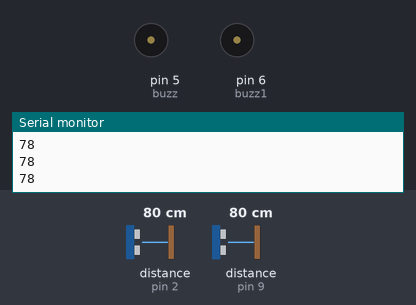
A sketch run on a simulated Arduino Uno, built with avr-gcc and run on an emulated ATmega328P. Parts: buzzer (waves = sounding, pin HIGH), the last lines printed to the serial monitor. Wiring (inferred from the names in the program): 2 × ultrasonic range finder: trigger pin 3, echo pin 2 / trigger pin 10, echo pin 9. The inputs (shaded band) are chosen by the test bench; at power-on: distance to the obstacle (sensors on pin 2, pin 9) 80 cm. The echo pulse lasts 58.3 µs per cm; pins used as bus, display or sensor lines are not drawn.

Above: at 1.2 s.
1.3 s: distance to the obstacle (sensor on pin 2) set to 34 cm
2.8 s: distance to the obstacle (sensor on pin 2) set to 27 cm
At 3.4 s:
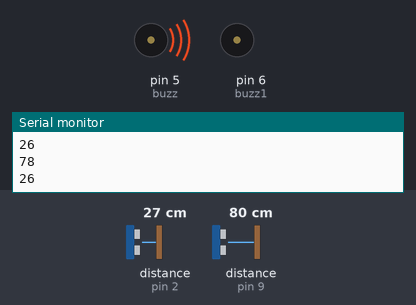
4.5 s: distance to the obstacle (sensor on pin 9) set to 24 cm
6.0 s: distance to the obstacle (sensor on pin 9) set to 19 cm
At 6.5 s:
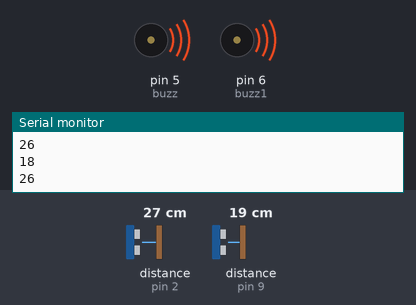
7.7 s: distance to the obstacle (sensor on pin 2) set to 35 cm
At 9.1 s:
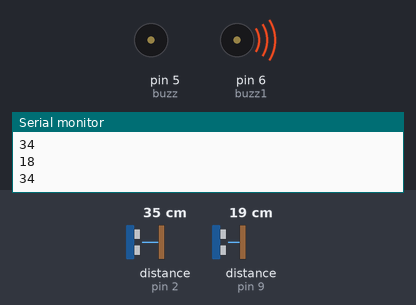
9.4 s: distance to the obstacle (sensor on pin 2) set to 2 cm
At 10.4 s:
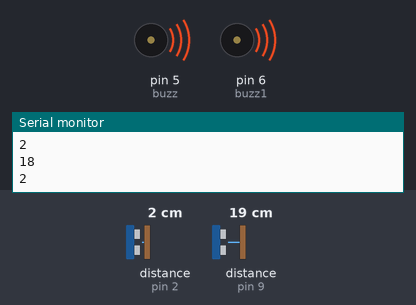
Timing chart, 0 to 12.0 s (numbered marks = the images above; inputs shaded):
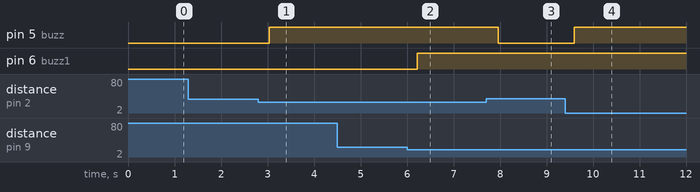

The sketch:

sketch_aug26a.ino
```cpp
#include <SoftwareSerial.h>
const int echoPin =2 ; // Echo Pin of Ultrasonic Sensor
const int pingPin = 3; // Trigger Pin of Ultrasonic Sensor
const int echoPin2=9;
const int pingPin2=10;
const int buzz =5;
const int buzz1 =6;
//const int buttonA=7;
//const int buttonB=8;

void setup() {
  Serial.begin(9600);
  pinMode(pingPin, OUTPUT); // initialising pin 3 as output
  pinMode(echoPin, INPUT); // initialising pin 2 as input
  pinMode(buzz,OUTPUT);
  pinMode(pingPin2, OUTPUT);
  pinMode(echoPin2, INPUT);
  pinMode(buzz1,OUTPUT);
  //pinMode(buttonA, INPUT);
  //pinMode(buttonB, INPUT);

}

void loop() {
  long duration,cm;
  long duration2,cm2;
  digitalWrite(pingPin, LOW);
  delayMicroseconds(2);

  digitalWrite(pingPin, HIGH);    //For starting the Ultrasonic sensor 1
  delayMicroseconds(10);

  digitalWrite(pingPin, LOW);
  duration = pulseIn(echoPin, HIGH);   // Calculate the duration  pulseIn build in fn
  cm = microsecondsToCentimeters(duration);

  digitalWrite(pingPin2, LOW);
  delayMicroseconds(2);

  digitalWrite(pingPin2, HIGH);     //For starting the Ultrasonic sensor 2
  delayMicroseconds(10);

  digitalWrite(pingPin2, LOW);

  duration2 = pulseIn(echoPin2, HIGH); // using pulsin function to determine total time
  cm2 = microsecondsToCentimeters(duration2);

  ultrasonic(cm);
  ultrasonic2(cm2);
  //remote();

}


long microsecondsToCentimeters(long microseconds) // method to covert microsec to centimeters
{
   return microseconds *0.034 / 2;
}


void ultrasonic(long cm)
{
  long a=cm;
  Serial.println(a);
  delay(100);

  if(a<=30)
  {
    digitalWrite(buzz,HIGH);
  }
  else
  {
    digitalWrite(buzz,LOW);
  }
}


void ultrasonic2(long cm2)
{
  long b=cm2;
  Serial.println(b);
  delay(100);
  if(b<=20)
  {
    digitalWrite(buzz1,HIGH);

  }
  else
  {
    digitalWrite(buzz1,LOW);
  }
}


/*void remote()
{
  if(digitalRead(buttonA)== 1){
    //Serial.println("DAJKLJLKDA");
    tone(buzz, 700, 5000);
    delay(500);
  }
  if(digitalRead(buttonB)== 1){
    print_result();
    delay(500);
  }
}*/
```

Measured:
- the behaviour switches between 32 and 31 cm on distance to the obstacle (sensor on pin 2) (found by bisection; images 0 and 1)
- the behaviour switches between 22 and 21 cm on distance to the obstacle (sensor on pin 9) (found by bisection; images 1 and 2)
- after the input at 2.8 s, pin 5 (buzz): LOW → HIGH after 0.24 s
- after the input at 6.0 s, pin 6 (buzz1): LOW → HIGH after 0.22 s
- after the input at 7.7 s, pin 5 (buzz): HIGH → LOW after 0.26 s
- after the input at 9.4 s, pin 5 (buzz): LOW → HIGH after 0.19 s
